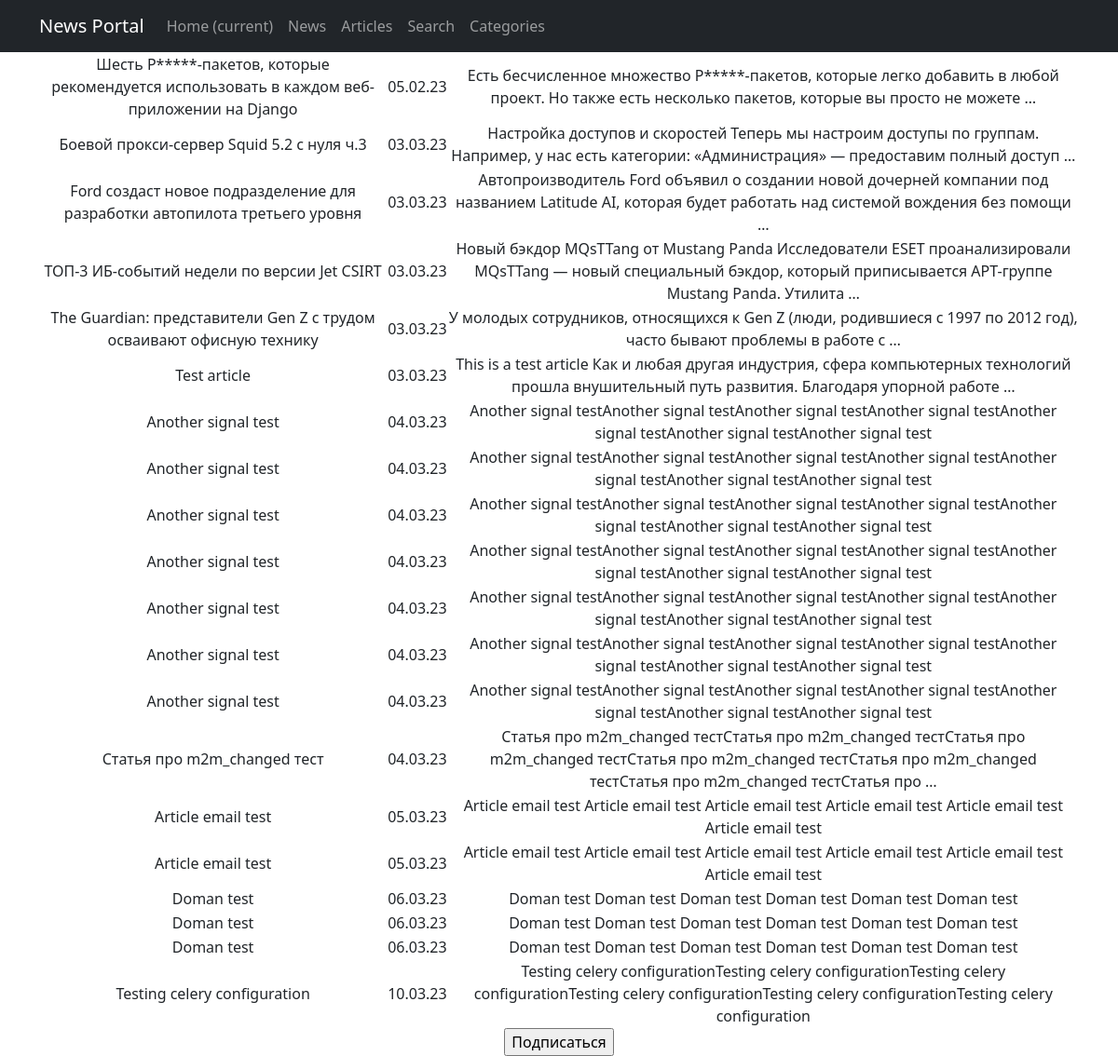
The page /posts/categories/2/ on the database as committed earlier.
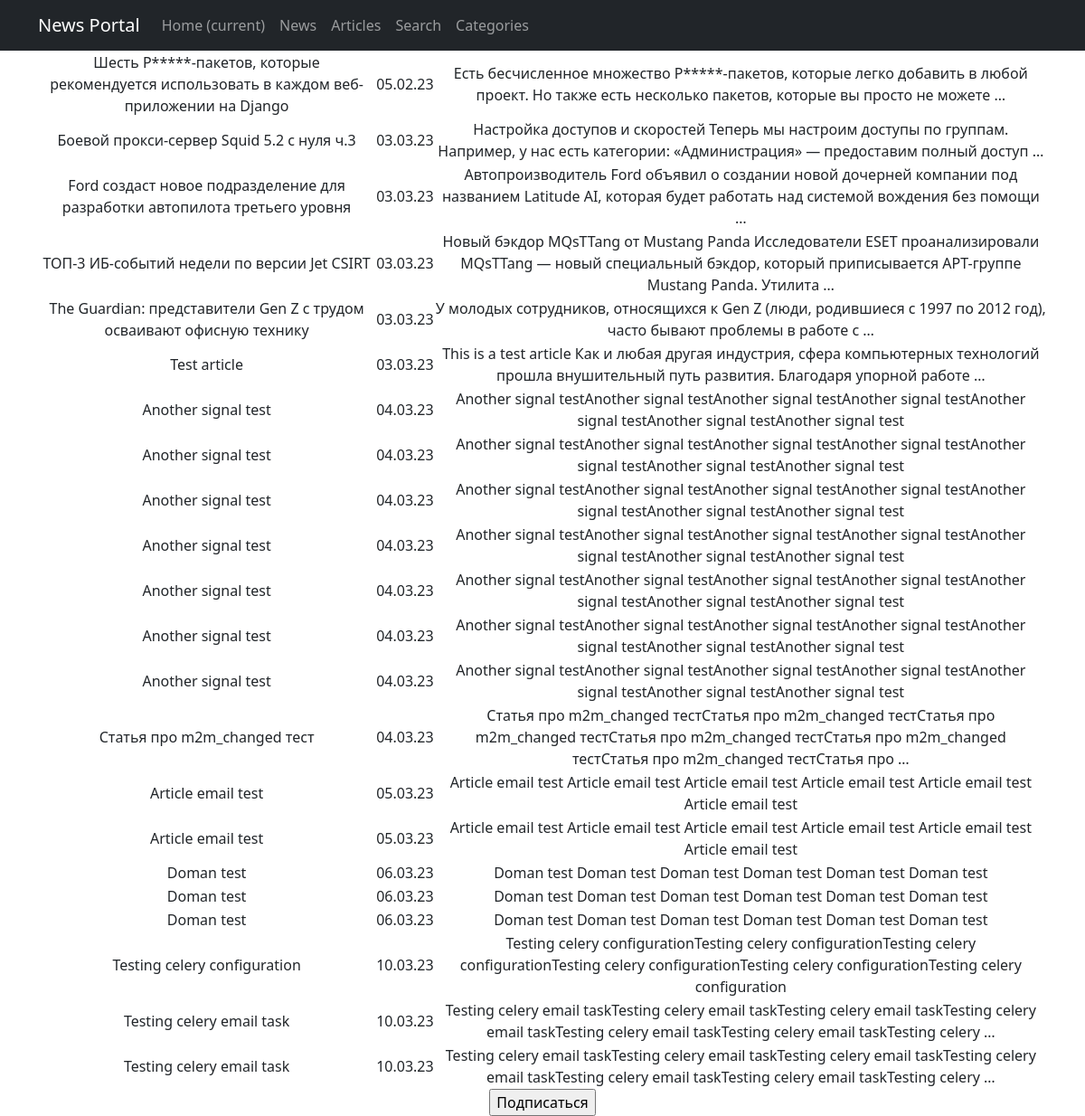
The same page on the database as committed later.
### news/models.py (models this page shows, shortened)
class Post(models.Model):
    type = models.CharField(max_length=1, choices=TYPES, default=article)
    created_on = models.DateTimeField(auto_now_add=True)
    title = models.CharField(max_length=255)
    text = models.TextField()
    rating = models.IntegerField(default=0)
    author = models.ForeignKey(Author, on_delete=models.CASCADE)
    categories = models.ManyToManyField(Category, through='PostCategory')

### news/views.py (the view)
# urls.py: path('categories/<int:pk>/', PostsByCategory.as_view(), name='posts_in_category'),
class PostsByCategory(ListView):
    model = Post
    template_name = 'posts_in_category.html'
    context_object_name = 'posts_in_category'
    def get_queryset(self):
        posts_by_category = Post.objects.filter(categories=self.kwargs['pk'])
        return posts_by_category
    def get_context_data(self, **kwargs):
        context = super().get_context_data(**kwargs)
        category = Category.objects.get(pk=self.kwargs['pk'])
        context['cat'] = category
        context['subscribers'] = category.subscribers.all()
        return context

### news/templatetags/custom_filters.py (called while the page is built)
@register.filter()
def censor(text: str):
    if type(text) is not str:
        raise ValueError('censor filter only accepts str values')
    for word in UNDESIRABLE_WORDS:
        text = text.replace(word, f"{word[0]}{'*'*(len(word)-1)}")
        word = word.title()
        text = text.replace(word, f"{word[0]}{'*'*(len(word)-1)}")
    return text

### templates/posts_in_category.html (shortened to what this page needs)
{% extends 'flatpages/default.html' %}
{% load custom_filters %}
{% block content %}
<table>
    {% for post in posts_in_category %}
    <tr>
        <td>{{ post.title|censor }}</td>
        <td>{{ post.created_on|date:'d.m.y' }}</td>
        <td>{{ post.text|censor|truncatewords:20 }}</td>
    </tr>
    {% endfor %}
</table>
{% if user not in subscribers %}
    <form action="{% url 'subscribe' cat.pk %}" method="POST">
        <input type="submit" value="Подписаться"/>
    </form>
{% else %}
    <form action="{% url 'unsubscribe' cat.pk %}" method="POST">
        {% csrf_token %}
        <input type="submit" value="Отписаться"/>
    </form>
{% endif %}
{% endblock content %}

### templates/flatpages/default.html (shortened to what this page needs)
<!DOCTYPE html>
<html lang="en">
    <head>
        {% load static %}
        <link href="{% static 'css/styles.css' %}" rel="stylesheet" />
    </head>
    <body>
        <nav class="navbar navbar-expand-lg navbar-dark bg-dark">
            <div class="container">
                <a class="navbar-brand" href="#">News Portal</a>
                <div class="collapse navbar-collapse" id="navbarResponsive">
                    <ul class="navbar-nav ml-auto">
                        <li class="nav-item active">
                            <a class="nav-link" href="{% url 'posts_list' %}">Home
                                <span class="sr-only">(current)</span>
                            </a>
                        </li>
                        <li class="nav-item">
                            <a class="nav-link" href="{% url 'news_list' %}">News</a>
                        </li>
                        <li class="nav-item">
                            <a class="nav-link" href="{% url 'articles_list' %}">Articles</a>
                        </li>
                        <li class="nav-item">
                            <a class="nav-link" href="{% url 'posts_search' %}">Search</a>
                        </li>
                        <li class="nav-item">
                            <a class="nav-link" href="{% url 'categories' %}">Categories</a>
                        </li>
                    </ul>
                </div>
            </div>
        </nav>
        <div class="container">
            <div class="row">
                <div class="col-lg-12 text-center">
                    {% block content %}{% endblock content %}
                </div>
            </div>
        </div>
    </body>
</html>

Rows that differ between the two databases and show on the page:
added Post: title|censor "Testing celery email task", created_on "10.03.23", text|censor "Testing celery email taskTesting celery email taskTesting celery email taskTesting celery email taskTesting celery email taskTesting celery email taskTesting celery …"
added Post: title|censor "Testing celery email task", created_on "10.03.23", text|censor "Testing celery email taskTesting celery email taskTesting celery email taskTesting celery email taskTesting celery email taskTesting celery email taskTesting celery …"
